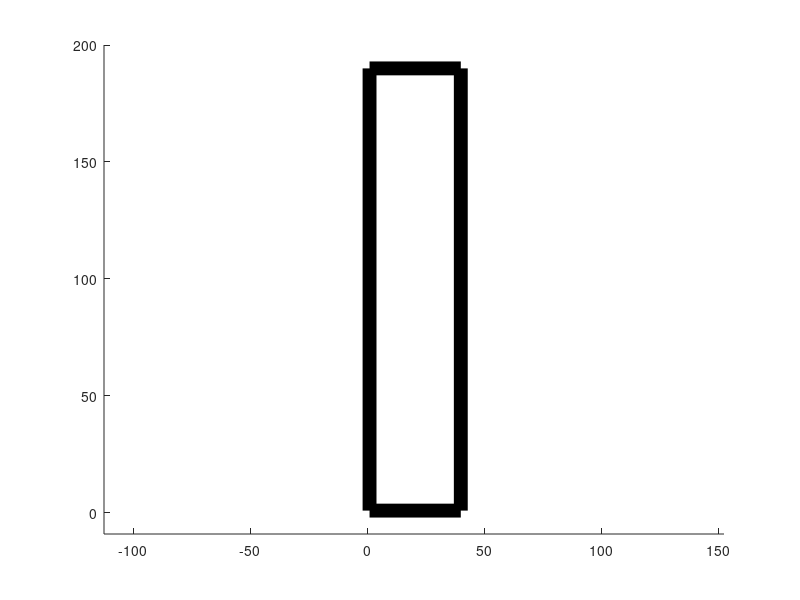

This figure's MATLAB source: (Note: this script raises an error after producing the figure.)
% let's write an animation for the fluid loop
clc, clear

L = 0.460; % total length of loop
W = 0.04; % width of loop

N = L*1e3; % total nodes
Nw = W*1e3; % nodes in width section

% we need to identify where the tube corners are so that we can plot it
% we read clockwise

NtoRMax = N/2; % nodes to middle point top

C1 = NtoRMax - Nw; % corner one node
C2 = C1 + Nw; % corner two node
C3 = C2 + C1; % corner three node
C4 = C3 + Nw; % corner four node


% now we need to look at the fluid phases
% we need to build some (x,y) points to plot this. First build the Y axis
% which tells out the Y position for any node N:
YAxisC1 = 1:C1;
YAxisC2 = C1 + zeros(1,Nw);
YAxisC3 = flip(YAxisC1);
YAxisC4 = YAxisC3(end) + zeros(1,Nw);
YAxis = [YAxisC1, YAxisC2, YAxisC3, YAxisC4];

% do the same for the x-axis (simpler)
XAxisC1 = 1 + zeros(1,length(YAxisC1));
XAxisC2 = 1:Nw;
XAxisC3 = Nw + zeros(1,length(YAxisC3));
XAxisC4 = flip(XAxisC2);
XAxis = [XAxisC1, XAxisC2, XAxisC3, XAxisC4];

% use corners to build rectangle
rectangle('position', [1 1 Nw-1 C1-1],'linewidth',10)
axis equal
ylim([min(YAxis) - 10 max(YAxis) + 10]);
PosStruct = load('SampleData.mat','Phase');
Phase = PosStruct.Phase;
set(gca,'xtick',[])
set(gca,'ytick',[])
set(gca,'YTickLabel',[]);
set(gca,'XTickLabel',[]);
% now scatter the fluid phase with specific color while iterating in time

hold on

Anim = VideoWriter('FluidLoopAnimation.avi');
Anim.Quality = 100;
Anim.FrameRate = 10;
open(Anim);
for t = 0:0.1:10
    j = round(t/1e-04);
    if j == 0
        j = 1;
    end
    for i = 1:N
        X = XAxis(i);
        Y = YAxis(i);
        if Phase(i,j) == 1
            plot(X,Y,'square','MarkerFaceColor','blue','MarkerEdgeColor','blue')
        else
            plot(X,Y,'square','MarkerFaceColor','white','MarkerEdgeColor','white')
        end
    end
    title(sprintf('Time: %0.2f sec',t))
    drawnow;
    writeVideo(Anim, getframe(gcf));
end
close(gcf);
close(Anim);
